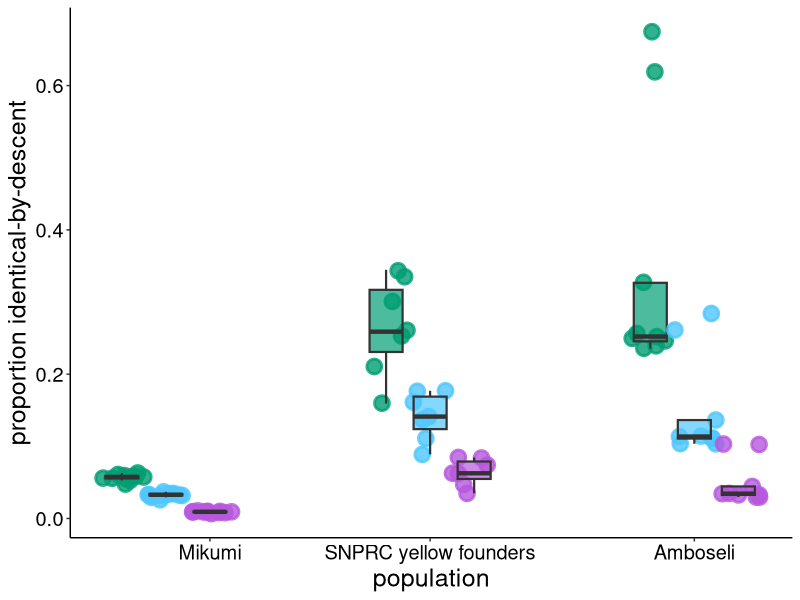
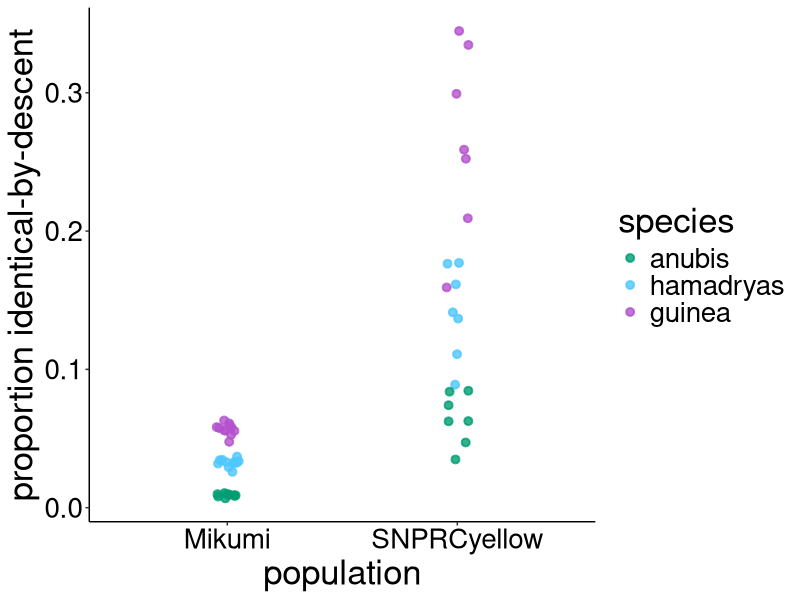
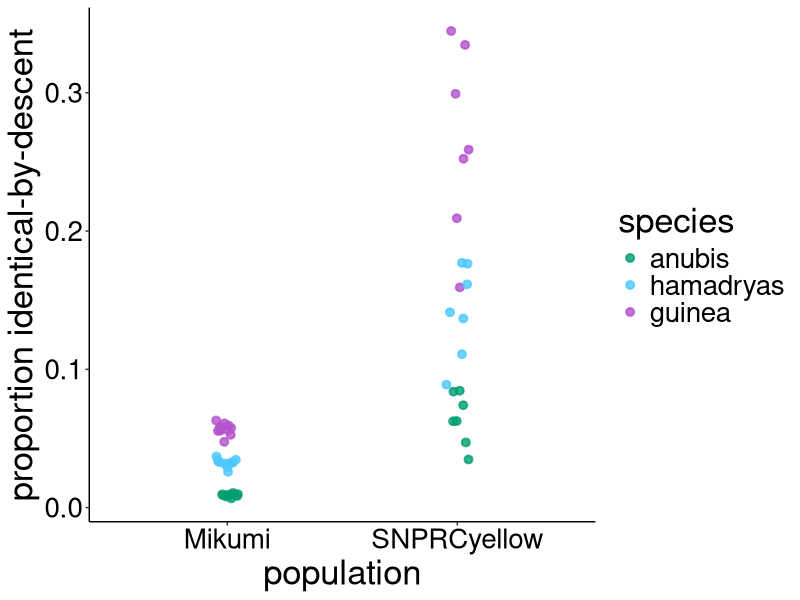

Write the R code that produced these figures, in order.
# Script for recreating figure 1C

# Load R libraries
library(ggplot2)
library(dplyr)
library(tidyr)

# Load IBDmix results for putative unadmixed yellow individuals (Mikumi, SNPRC yellow). First column includes the individual ID and second column includes the individual's population. The remaining columns represents the mean estimated IBD between the individual (row) and the population (column name). 
mikumi_SNPRCyellow_ibd <- read.table("./RESULTS/ibdmix_yellow_estimates.txt", header=T) 
# Load IBDmix results for high coverage Amboseli individuals
amboseli_ibd <- read.table("./RESULTS/ibdmix_amboseli_estimates.txt", header=T) 

#############################################################################################################################
# Figure 1C
#############################################################################################################################

# Plot the IBDmix results using boxplots and jittered points
set.seed(1234) # for reproducibility of jittered points

# Color anubis, hamadryas, guinea following the color scheme in Fig. 1A map (green = anubis, blue = hamadryas, purple = guinea)
c <- ggplot() + geom_jitter(data=mikumi_SNPRCyellow_ibd[mikumi_SNPRCyellow_ibd$population=="Mikumi",], aes(x=1, y=SNPRCanubis), alpha=0.8, width=0.5, color="#009E73", fill="#009E73", size=4, shape=21, stroke=1.5) + geom_boxplot(data=mikumi_SNPRCyellow_ibd[mikumi_SNPRCyellow_ibd$population=="Mikumi",], aes(x=1, y=SNPRCanubis), alpha=0.7, outlier.color=NA, fill="#009E73", size=0.75) + geom_jitter(data=mikumi_SNPRCyellow_ibd[mikumi_SNPRCyellow_ibd$population=="Mikumi",], aes(x=2, y=hamadryas), alpha=0.8, width=0.5, color="#4FC7FF", fill="#4FC7FF",  size=4, shape=21, stroke=1.5) + geom_boxplot(data=mikumi_SNPRCyellow_ibd[mikumi_SNPRCyellow_ibd$population=="Mikumi",], aes(x=2, y=hamadryas), alpha=0.7, outlier.color=NA, fill="#4FC7FF", size=0.75)  +  geom_jitter(data=mikumi_SNPRCyellow_ibd[mikumi_SNPRCyellow_ibd$population=="Mikumi",], aes(x=3, y=guinea), alpha=0.8, width=0.5, color="#B758DD",fill="#B758DD",  size=4, shape=21, stroke=1.5) + geom_boxplot(data=mikumi_SNPRCyellow_ibd[mikumi_SNPRCyellow_ibd$population=="Mikumi",], aes(x=3, y=guinea), alpha=0.7, outlier.color=NA, fill="#B758DD", size=0.75) + geom_jitter(data=mikumi_SNPRCyellow_ibd[mikumi_SNPRCyellow_ibd$population=="SNPRCyellow",], aes(x=7, y=SNPRCanubis), alpha=0.8, width=0.5, color="#009E73",fill="#009E73",  size=4, shape=21, stroke=1.5) + geom_boxplot(data=mikumi_SNPRCyellow_ibd[mikumi_SNPRCyellow_ibd$population=="SNPRCyellow",], aes(x=7, y=SNPRCanubis), alpha=0.7, outlier.color=NA, fill="#009E73", size=0.75)  +  geom_jitter(data=mikumi_SNPRCyellow_ibd[mikumi_SNPRCyellow_ibd$population=="SNPRCyellow",], aes(x=8, y=hamadryas), alpha=0.8, width=0.5, color="#4FC7FF", fill="#4FC7FF", size=4, shape=21, stroke=1.5) + geom_boxplot(data=mikumi_SNPRCyellow_ibd[mikumi_SNPRCyellow_ibd$population=="SNPRCyellow",], aes(x=8, y=hamadryas), alpha=0.7, outlier.color=NA, fill="#4FC7FF", size=0.75) + geom_jitter(data=mikumi_SNPRCyellow_ibd[mikumi_SNPRCyellow_ibd$population=="SNPRCyellow",], aes(x=9, y=guinea), alpha=0.8, width=0.5, color="#B758DD", fill="#B758DD",  size=4, shape=21, stroke=1.5)  + geom_boxplot(data=mikumi_SNPRCyellow_ibd[mikumi_SNPRCyellow_ibd$population=="SNPRCyellow",], aes(x=9, y=guinea), alpha=0.7, outlier.color=NA, fill="#B758DD", size=0.75)  +
  geom_jitter(data=amboseli_ibd, aes(x=13, y=SNPRCanubis), alpha=0.8, width=0.5, color="#009E73",  fill="#009E73", size=4, shape=21, stroke=1.5) + geom_boxplot(data=amboseli_ibd, aes(x=13, y=SNPRCanubis), alpha=0.7, outlier.color=NA, fill="#009E73", size=0.75) +  geom_jitter(data=amboseli_ibd, aes(x=14, y=hamadryas), alpha=0.8, width=0.5, color="#4FC7FF", fill="#4FC7FF", size=4, shape=21, stroke=1.5) + geom_boxplot(data=amboseli_ibd, aes(x=14, y=hamadryas), alpha=0.7, outlier.color=NA, fill="#4FC7FF", size=0.75) + geom_jitter(data=amboseli_ibd, aes(x=15, y=guinea), alpha=0.8, width=0.5, color="#B758DD", fill="#B758DD", size=4, shape=21, stroke=1.5)  + geom_boxplot(data=amboseli_ibd, aes(x=15, y=guinea), alpha=0.7, outlier.color=NA, fill="#B758DD", size=0.75)  +  theme_classic() + theme(text=element_text(size=18, family="Helvetica"), axis.text = element_text(color="black")) + scale_x_continuous("population", breaks=c(3,8,14), labels=c("Mikumi", "SNPRC yellow founders", "Amboseli")) + scale_y_continuous("proportion identical-by-descent"); c

# print at 7x6.16 to give the right sized plot

# For the legend
# need to reshape the data for easier plotting
ibd2 <- mikumi_SNPRCyellow_ibd %>% pivot_longer(c("SNPRCanubis", "guinea", "hamadryas", "aberdares"), names_to = "species", values_to = "ancestry") 
set.seed(1234)
ggplot(data=ibd2[ibd2$species!="aberdares",])  + geom_jitter(aes(x=population, y=ancestry, color=species), alpha=0.8, width=0.05, size=2, stroke=1) + scale_fill_manual(values=c("#009E73","#4FC7FF",  "mediumorchid3"), labels=c("anubis", "hamadryas", "guinea")) + scale_color_manual(values=c("#009E73","#4FC7FF", "mediumorchid3"), labels=c("anubis",  "hamadryas", "guinea")) + theme_classic() + theme(text=element_text(size=25), axis.text = element_text(color="black")) + scale_y_continuous("proportion identical-by-descent")

ggsave("fig1C.png")
